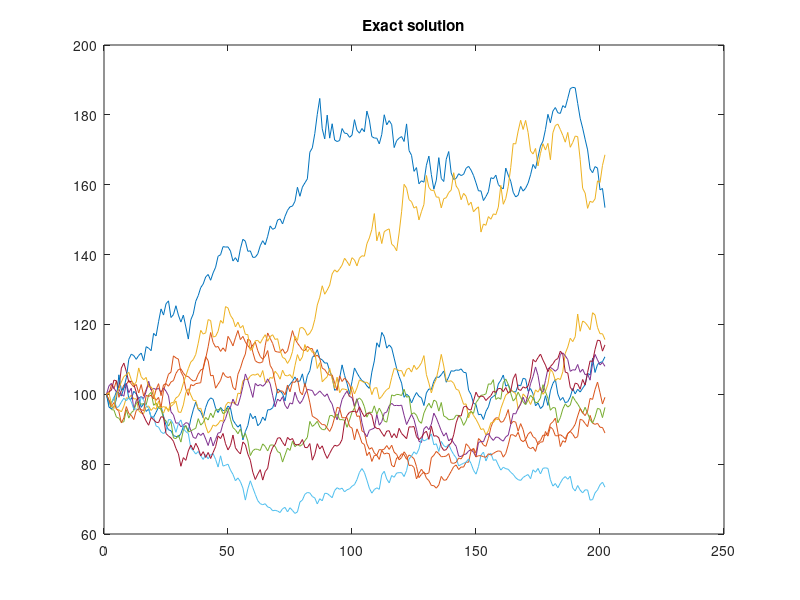
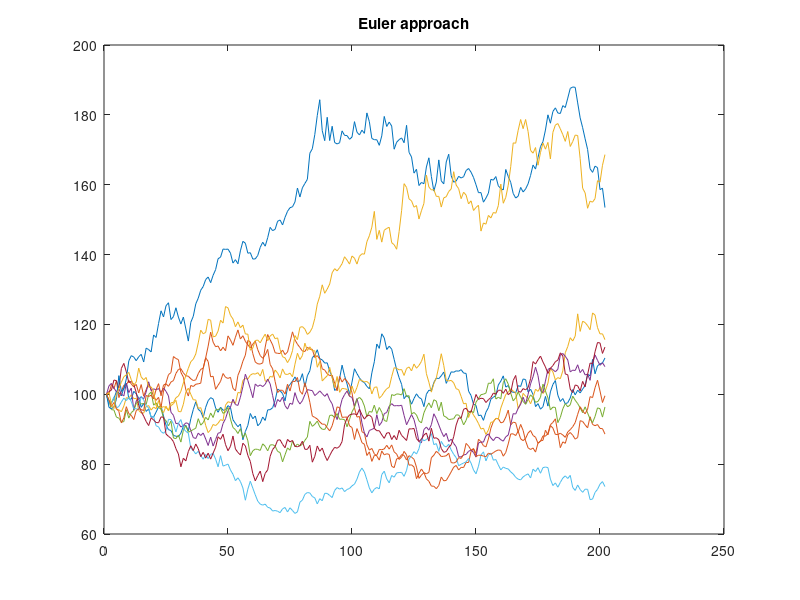
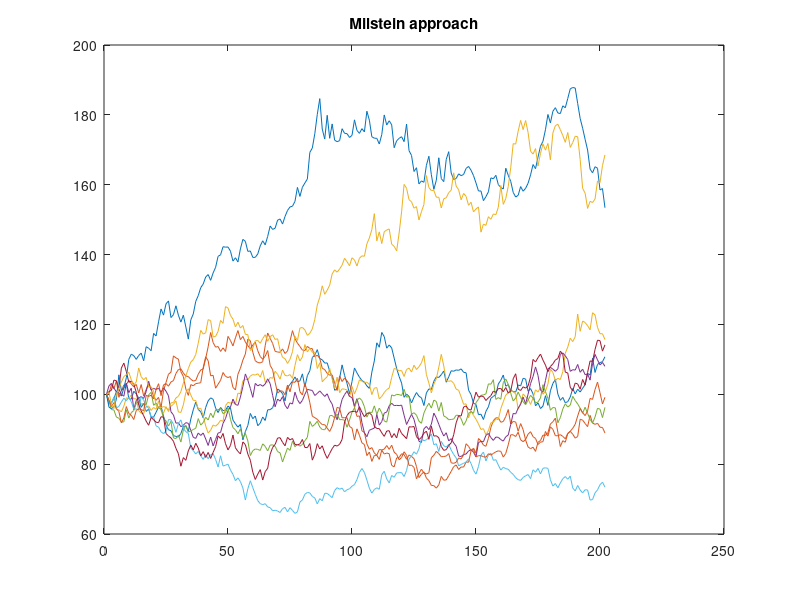
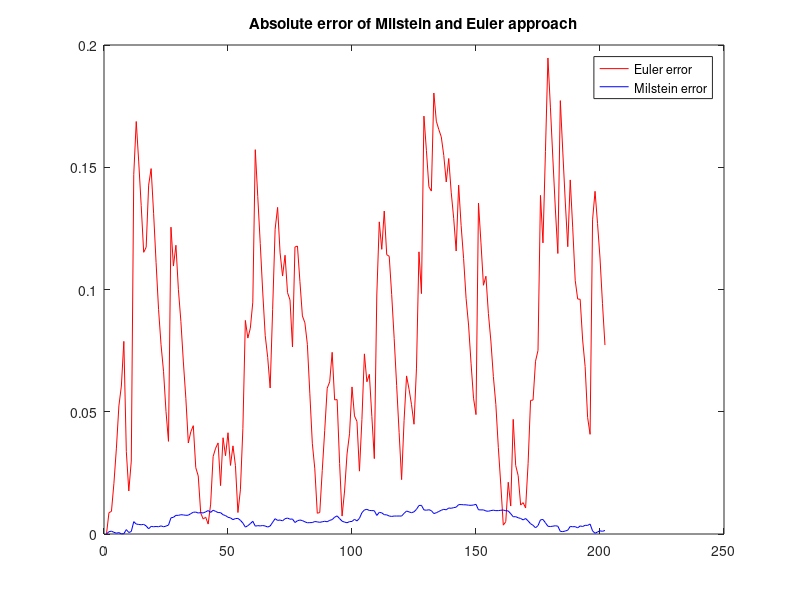

Write MATLAB code to recreate these figures, in order.
clear all;
close all;

% time frame
T=2;
deltaT = 0.01;

t=0:deltaT:T;

% paths parameters
nbPaths = 10;
nbPoint = length(t);

% parameters
X0 = 100;
a=0.05;
b=0.2;

% compute the brownian motion for different path
W = zeros(nbPoint + 1,nbPaths);
Z = randn(nbPoint,nbPaths);
deltaW = zeros(nbPoint + 1,nbPaths);

for i = 1 : nbPoint
  W(i+1,:)= W(i,:) + sqrt(deltaT) * Z (i,:);
  deltaW(i+1,:) = W(i+1,:) - W(i,:);
endfor;

% compute the exact solution
Xr = X0 * ones(nbPoint + 1,nbPaths);

[nbRow,NbCol] = size(Xr);
for i=1 : nbRow -1
  for j=1:NbCol
    Xr(i+1,j) = X0 * exp((a-b*b/2)*i*deltaT + b * W(i+1,j));
  endfor;
endfor;

figure(1)
plot(Xr)
title("Exact solution")

% compute the solution according to Euler approach
Xe = X0*ones(nbPoint+1,nbPaths);
S = 0.01;
for i = 1 : nbPoint
  Xe(i+1,:) = Xe(i,:) .* (1 + a * S + b * deltaW(i+1,:));
endfor;

figure(2)
plot(Xe)
title("Euler approach")

% compute the solution according to Milstein approach
Xm = X0*ones(nbPoint+1,nbPaths);
S = 0.01;
for i = 1 : nbPoint
  Xm(i+1,:) = Xm(i,:) .* (1 + a * S + b * deltaW(i+1,:) + (0.5*b*b*((deltaW(i+1,:).*deltaW(i+1,:))-S) ));
endfor;

figure(3)
plot(Xm)
title("Milstein approach")

% Show the error for one of the path

Ee = abs(Xr-Xe);
Em = abs(Xr-Xm);

figure(4)
plot(Ee(:,4),'r')
hold on
plot(Em(:,4),'b')
title("Absolute error of Milstein and Euler approach")
legend('Euler error', "Milstein error")
